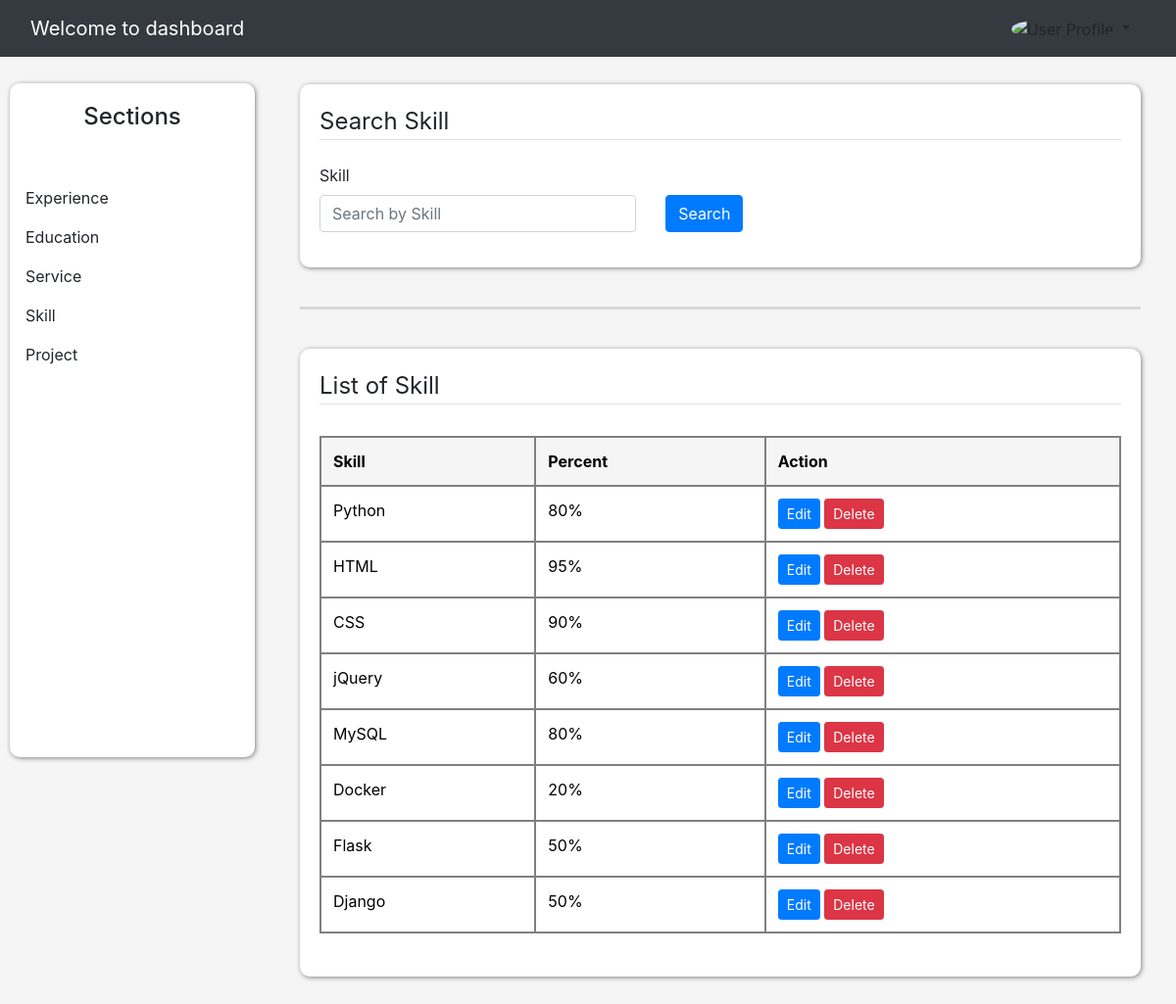
/dashboard/list_skills (signed in), run on the app's committed database.
### website/models.py (models this page shows, shortened)
class Skill(db.Model):
    id = db.Column(db.Integer, primary_key=True)
    title = db.Column(db.String(50), nullable=False)
    percent = db.Column(db.String(50), nullable=False)
    user_id = db.Column(db.Integer, db.ForeignKey('user.id'), nullable=False)
    date_posted = db.Column(db.DateTime, nullable=False, default=datetime.utcnow)

### website/route_sections/skill.py (the view)
@app.route('/dashboard/list_skills', methods=['GET'])
@login_required
def skill():
    user_id = current_user.id
    degree = request.args.get('degree', '')
    school = request.args.get('school', '')
    query = Skill.query.filter_by(user_id=user_id)
    if degree:
        query = query.filter(Skill.degree.ilike(f'%{degree}%'))
    if school:
        query = query.filter(Skill.school.ilike(f'%{school}%'))
    skills = query.all()
    return render_template('admin/Skills/list_skills.html', skills=skills)

### website/models.py (called while the page is built)
@login_manager.user_loader
def load_user(user_id):
    return User.query.get(int(user_id))

### website/templates/admin/Skills/list_skills.html (shortened to what this page needs)
{% extends "admin/Experiences/experience.html" %}
{% block content %}
<div class="cl-crud">
    <legend class="border-bottom mb-4">Search Skill</legend>
    <form method="GET" action="{{ url_for('skill') }}" class="mb-3 mt-4">
        <div class="row align-items-end">
            <div class="col-md-5">
                <label class="form-control-label" >Skill</label>
                <input type="text" name="skill" class="form-control" placeholder="Search by Skill" value="{{ request.args.get('skill', '') }}">
            </div>
            <div class="col-md-1 d-grid">
                <button type="submit" class="btn btn-primary">Search</button>
            </div>
        </div>
    </form>
</div>
<br>
<hr>
<br>
<div class="list-section">
    <legend class="border-bottom">List of Skill</legend>
    <p-card class="m-1 mt-1 mb-1">
        <table class="table table-bordered">
            <thead>
                <tr>
                    <th scope="col">Skill</th>
                    <th scope="col">Percent</th>
                    <th scope="col-2">Action</th>
                </tr>
            </thead>
            <tbody>
                {% if skills %}
                    {% for skill in skills %}
                    <tr>
                        <td>{{ skill.title }}</td>
                        <td>{{ skill.percent }}%</td>
                        <td>
                            <a href="{{ url_for('update_skill', skill_id=skill.id) }}" class="btn btn-sm btn-primary cl-edit">
                                <span>Edit</span>
                            </a>
                            <a href="{{ url_for('delete_skill', skill_id=skill.id) }}" class="btn btn-sm btn-danger cl-delete" onclick="return confirm('Are you sure you want to delete this item?');">
                                <span>Delete</span>
                            </a>
                        </td>
                    </tr>
                    {% endfor %}
                {% else %}
                    <tr>
                        <td colspan="6" class="text-center">Result not found</td>
                    </tr>
                {% endif %}
            </tbody>
        </table>
    </p-card>
</div>
{% endblock content %}

### website/static/css/dashboard.css (style rules this page uses)
body { background: whitesmoke; }
.list-section, .cl-crud { background: white; box-shadow: 1px 1px 5px gray; padding: 20px; border-radius: 10px; }
hr { margin-top: 1rem; margin-bottom: 1rem; border: 0; border-top: 3px solid gray; }
.table thead th { vertical-align: bottom; border-bottom: 2px solid gray; background: whitesmoke; }
.table-bordered td, .table-bordered th { border: 2px solid gray; }
.table-bordered { border: 2px solid gray; }
.table { width: 100%; margin-bottom: 0rem; color: #212529; }

### data on the page
Skill: title "Python", percent "80"
Skill: title "HTML", percent "95"
Skill: title "CSS", percent "90"
Skill: title "jQuery", percent "60"
Skill: title "MySQL", percent "80"
Skill: title "Docker", percent "20"
Skill: title "Flask", percent "50"
Skill: title "Django", percent "50"
